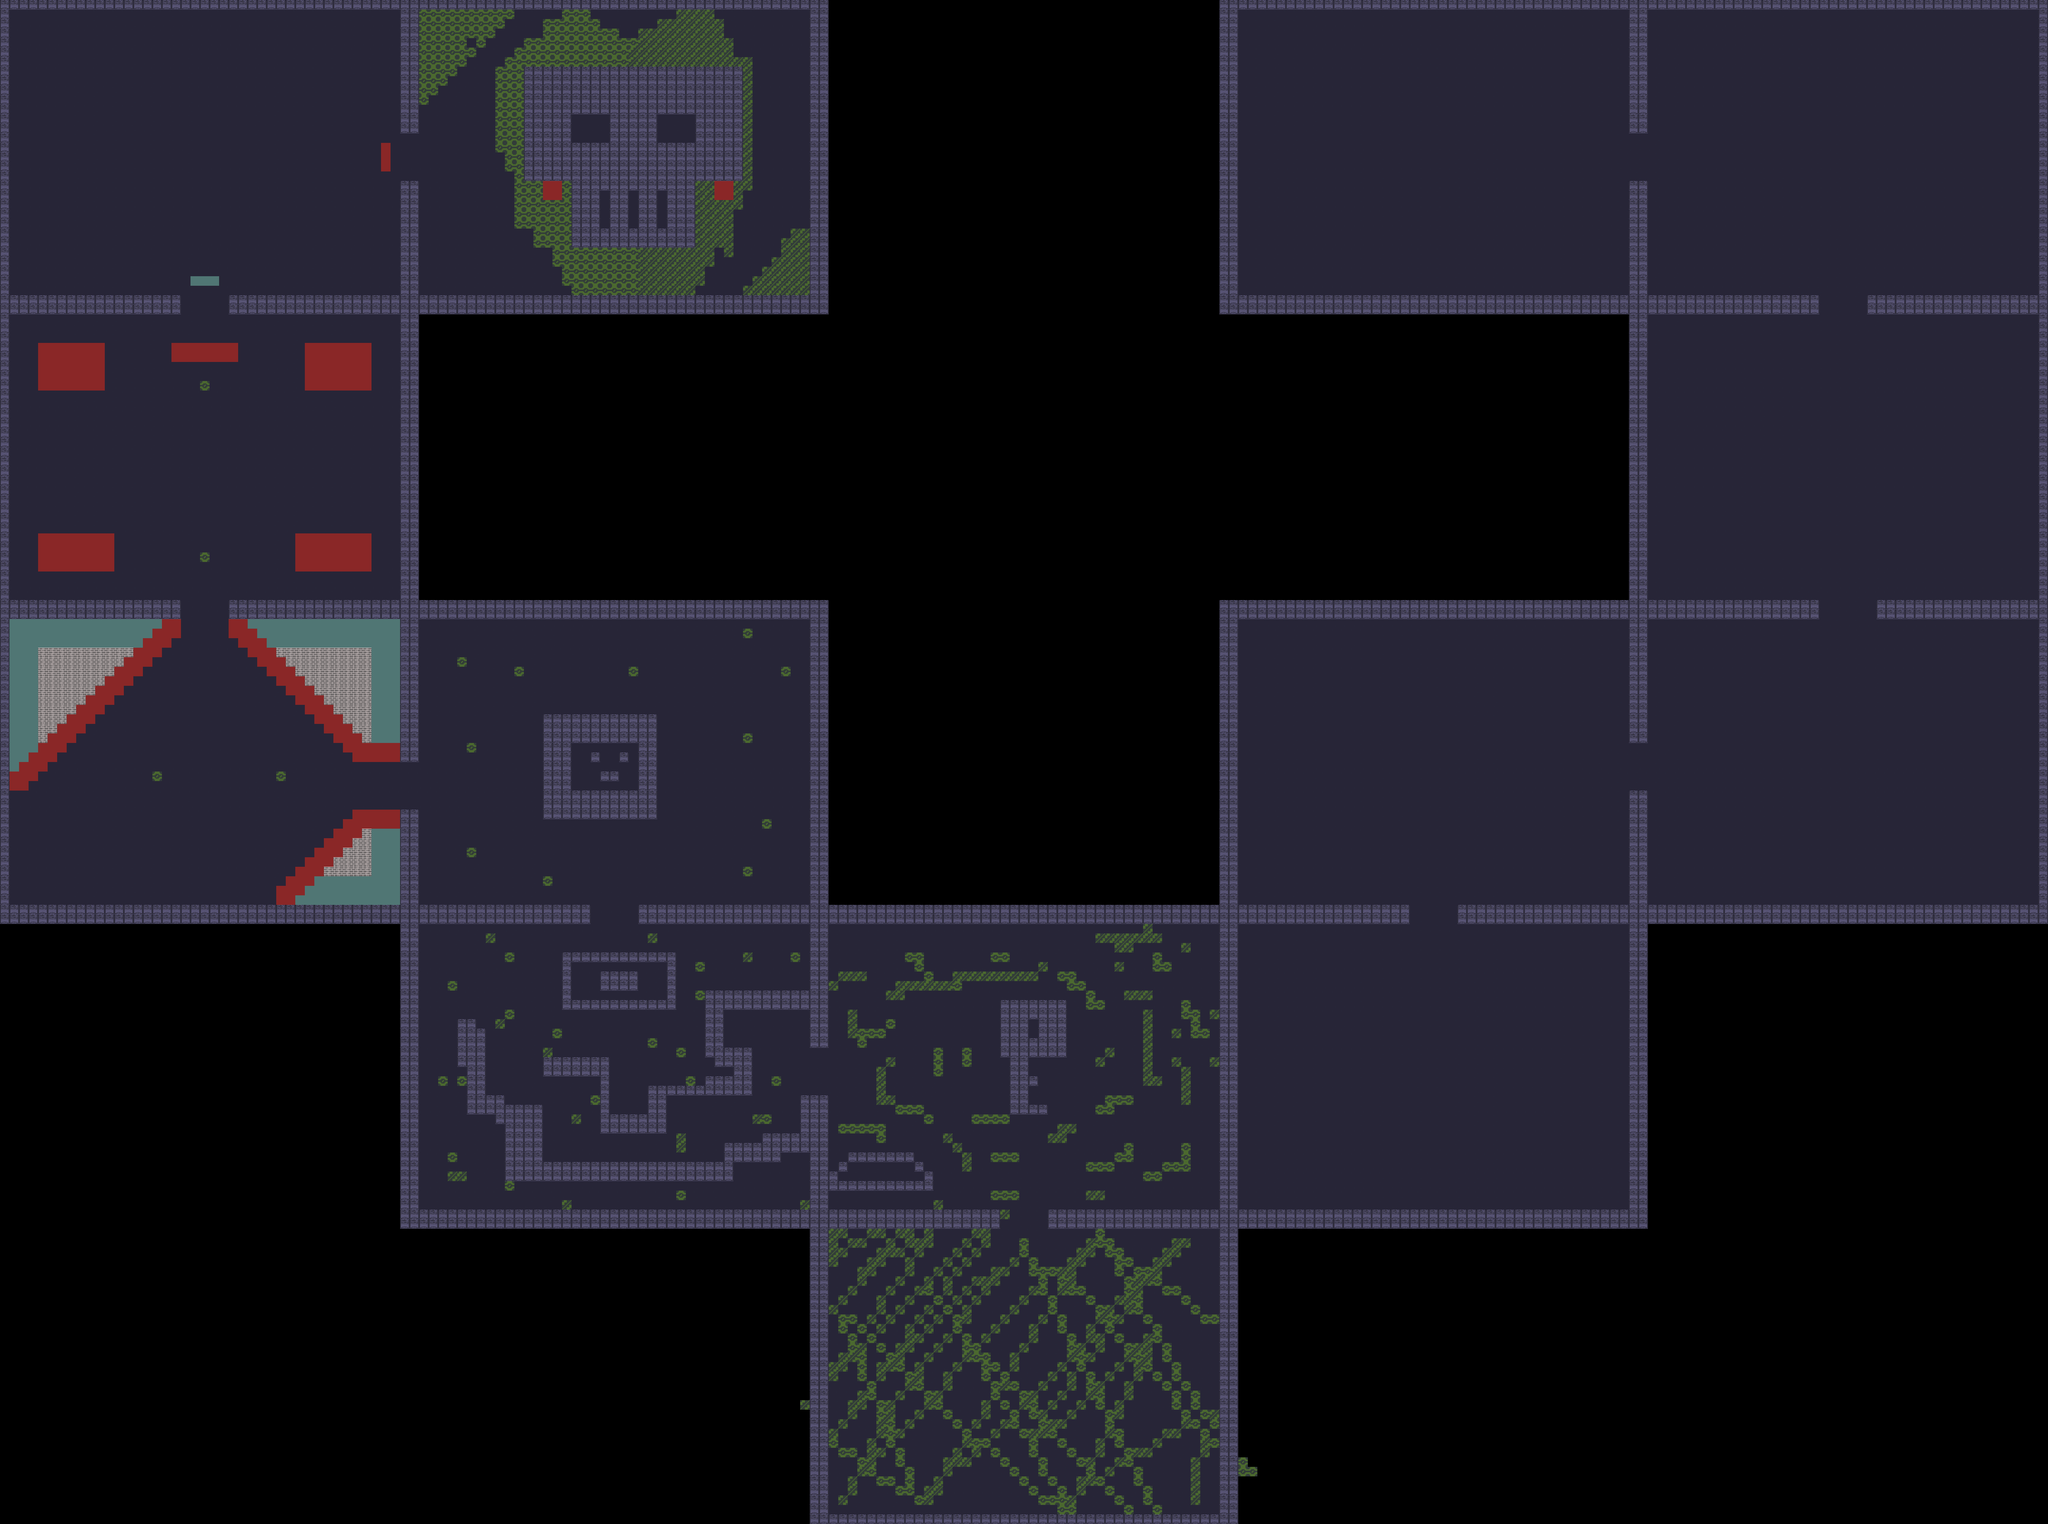

Tiled map render using the project's own tile images. Description and the map definition, with tile-layer contents summarised, below:
An orthogonal 215x160 tile map with 32x32 px tiles, 4 tile layers (Background, Floor, Boarder, Traps), 9 tilesets and 15 objects.

<map version="1.0" tiledversion="1.1.6" orientation="orthogonal" renderorder="right-down" width="215" height="160" tilewidth="32" tileheight="32" infinite="0" nextobjectid="32">
 <tileset firstgid="1" name="map_holder" tilewidth="1376" tileheight="1024" tilecount="1" columns="1">
  <image source="map_holder.png" width="1376" height="1024" />
 </tileset>
 <tileset firstgid="2" name="tile_2" tilewidth="32" tileheight="32" tilecount="1" columns="1">
  <image source="tile_2.png" width="32" height="32" />
 </tileset>
 <tileset firstgid="3" name="tile_3" tilewidth="32" tileheight="32" tilecount="1" columns="1">
  <image source="tile_3.png" width="32" height="32" />
 </tileset>
 <tileset firstgid="4" name="grass" tilewidth="32" tileheight="32" tilecount="2" columns="2">
  <image source="grass.png" width="64" height="32" />
 </tileset>
 <tileset firstgid="6" name="floor_blue" tilewidth="32" tileheight="32" tilecount="1" columns="1">
  <image source="floor_blue.png" width="32" height="32" />
 </tileset>
 <tileset firstgid="7" name="blood" tilewidth="32" tileheight="32" tilecount="4" columns="2">
  <image source="blood.png" width="64" height="64" />
 </tileset>
 <tileset firstgid="11" name="wall_small" tilewidth="32" tileheight="32" tilecount="1" columns="1">
  <image source="wall_small.png" width="32" height="32" />
 </tileset>
 <tileset firstgid="12" name="wolfspwan" tilewidth="32" tileheight="32" tilecount="1" columns="1">
  <image source="wolfspwan.png" width="32" height="32" />
 </tileset>
 <tileset firstgid="13" source="skel.tsx" />
 <layer name="Background" width="215" height="160">
  <data>[34400 cells, 12 non-empty, 1 distinct tile ids]</data>
 </layer>
 <layer name="Floor" width="215" height="160">
  <data>[34400 cells, 19276 non-empty, 8 distinct tile ids]</data>
 </layer>
 <layer name="Boarder" width="215" height="160">
  <data>[34400 cells, 3392 non-empty, 1 distinct tile ids]</data>
 </layer>
 <layer name="Traps" width="215" height="160">
  <data>[34400 cells, 283 non-empty, 4 distinct tile ids]</data>
 </layer>
 <objectgroup name="skeletonEnemy">
  <object id="27" gid="13" x="823.357" y="289.092" width="32" height="32" />
  <object id="28" gid="13" x="1088.42" y="867.406" width="32" height="32" />
  <object id="29" gid="13" x="1016.13" y="1429.65" width="32" height="32" />
  <object id="30" gid="13" x="321.349" y="1710.78" width="32" height="32" />
  <object id="31" gid="13" x="2044.24" y="3875.44" width="32" height="32" />
 </objectgroup>
 <objectgroup name="wolfEnemy">
  <object id="10" gid="12" x="661.606" y="1606.13" width="32" height="32" />
  <object id="12" gid="12" x="295.419" y="2836.07" width="32" height="32" />
  <object id="13" gid="12" x="797.149" y="2866.35" width="32" height="32" />
  <object id="14" gid="12" x="1675.18" y="2375.43" width="32" height="32" />
  <object id="15" gid="12" x="2243.95" y="2719.29" width="32" height="32" />
  <object id="16" gid="12" x="2319.64" y="2355.97" width="32" height="32" />
  <object id="17" gid="12" x="3137.11" y="3448.09" width="32" height="32" />
  <object id="18" gid="12" x="3803.2" y="3601.64" width="32" height="32" />
  <object id="24" gid="12" x="458.761" y="659.929" width="32" height="32" />
  <object id="25" gid="12" x="952.622" y="668.115" width="32" height="32" />
 </objectgroup>
</map>
